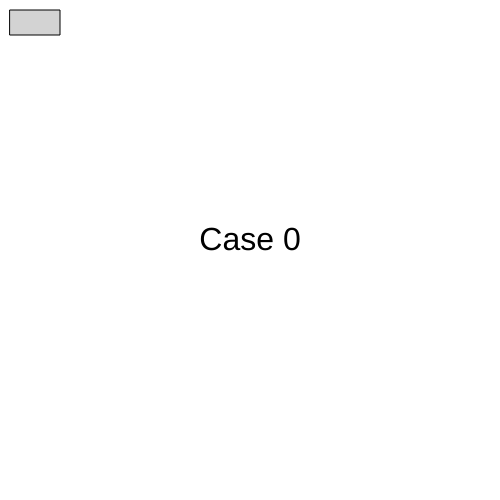
Frame 1 (no input)
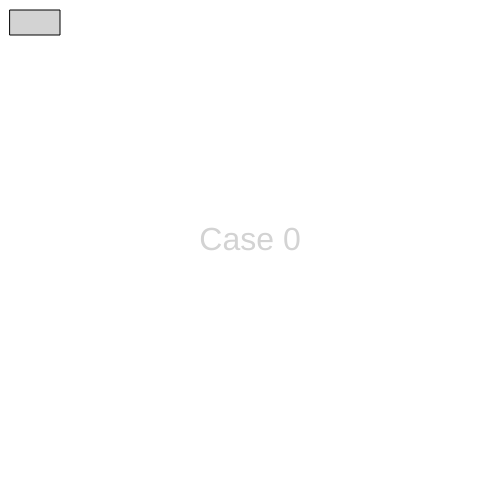
Frame 60 (no input)
Frame 120 (the mouse pressed at the canvas centre since frame 60): identical to frame 60, image omitted

The p5.js sketch that drew these frames (run headless with seeded random() and noise() and a simulated clock; from frame 60 on, the mouse is pressed at the canvas centre):

// p5.js sketch
// ── sketch.js
let myState = 0;

function setup() {
  createCanvas(500, 500);
  textAlign(CENTER);
  textSize(32);
}

function draw() {

  switch (myState) {
    case 0:
      background('white');
      text("Case 0", 250, 250);
      break;

    case 1:
      background('red');
      text("Case 1", 250, 250);
      break;

    case 2:
      background('blue');
      text("Case 2", 250, 250);
      break;
  }

  fill('lightgrey');
  rect(10, 10, 50, 25);

}

function mouseReleased() {

  if ((mouseX > 10) && (mouseX < 60) && (mouseY > 10) && (mouseY < 35)) {

    myState++;
    if (myState > 2) {
      myState = 0;
    }
  }
}
